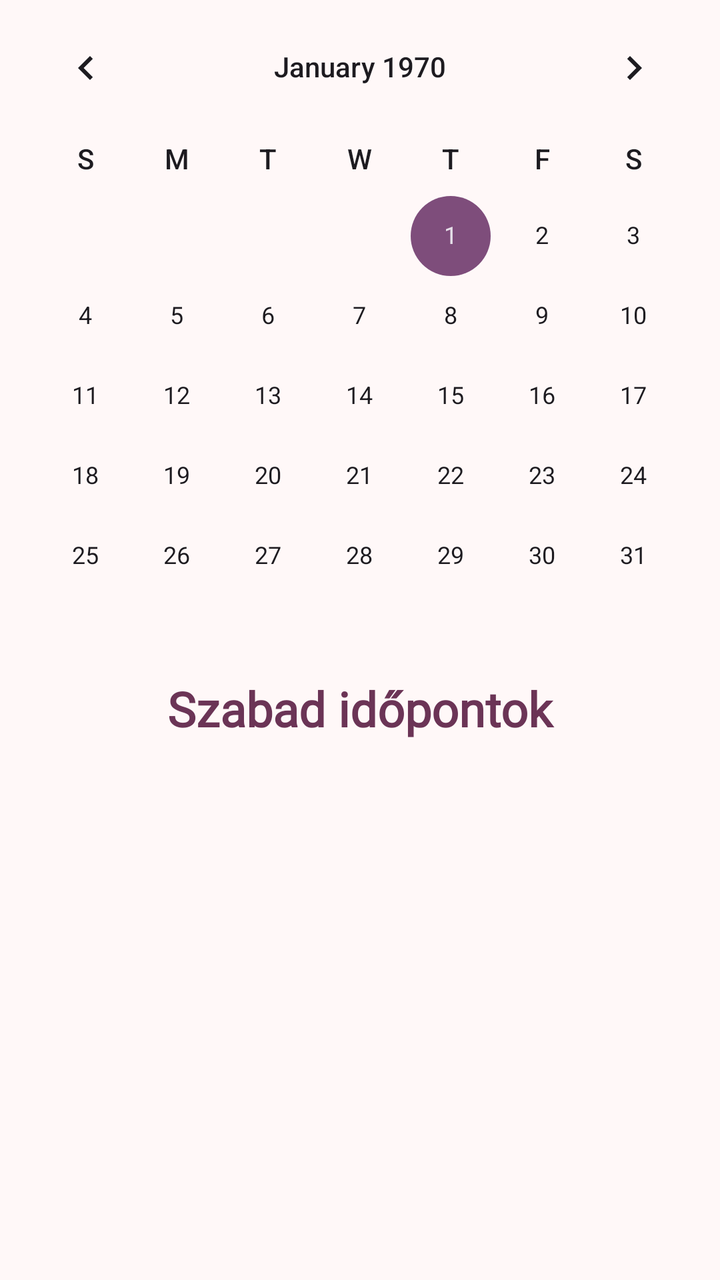
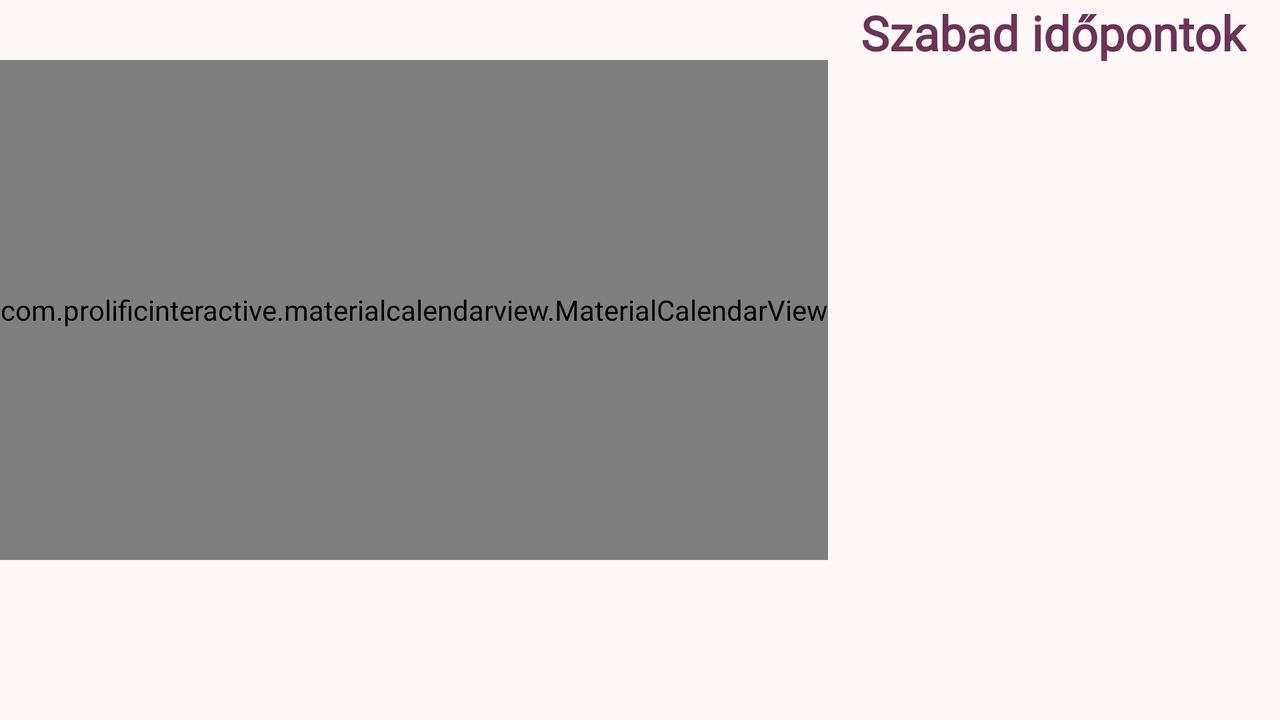

The same Android screen from two of the app's own layout files: first res/layout/ as a phone draws it, then the repository's variant for another configuration, drawn on a device whose configuration selects that folder. Both files follow.
<!-- AndroidManifest.xml: application theme Base.Theme.NailAppt -->
<!-- res/layout/fragment_booking.xml -->
<?xml version="1.0" encoding="utf-8"?>
<LinearLayout xmlns:android="http://schemas.android.com/apk/res/android"
    xmlns:tools="http://schemas.android.com/tools"
    android:layout_width="match_parent"
    android:layout_height="match_parent"
    xmlns:app="http://schemas.android.com/apk/res-auto"
    tools:context=".BookingFragment"
    android:orientation="vertical">

    <CalendarView
        android:id="@+id/calendar"
        android:layout_width="match_parent"
        android:layout_height="wrap_content"
        android:weekDayTextAppearance="@style/TextAppearance.AppCompat.Body2"
        app:layout_constraintBottom_toBottomOf="parent"
        app:layout_constraintEnd_toEndOf="parent"
        app:layout_constraintStart_toStartOf="parent"
        app:layout_constraintTop_toTopOf="parent">

    </CalendarView>

    <TextView
        android:id="@+id/freeAppTitle"
        android:layout_width="match_parent"
        android:layout_height="wrap_content"
        android:fontFamily="@font/jaldi"
        android:text="@string/freeappointments"
        android:textAlignment="center"
        android:textColor="@color/md_theme_onPrimaryContainer"
        android:textSize="24sp"
        android:textStyle="bold" />

    <androidx.recyclerview.widget.RecyclerView
        android:id="@+id/bookingRecycler"
        android:layout_width="match_parent"
        android:layout_height="0dp"
        android:layout_weight="1"
        android:layout_marginBottom="70dp"
        tools:listitem="@android:layout/activity_list_item"
        >

    </androidx.recyclerview.widget.RecyclerView>

</LinearLayout>
<!-- resources referenced by this layout -->
<resources>
  <color name="md_theme_onPrimaryContainer">#6B3456</color>
  <string name="freeappointments">Szabad időpontok</string>
  <color name="md_theme_primary">#864B6F</color>
  <color name="md_theme_onPrimary">#FFFFFF</color>
  <color name="md_theme_primaryContainer">#FFD8EB</color>
  <color name="md_theme_secondary">#7E4D7B</color>
  <color name="md_theme_onSecondary">#FFFFFF</color>
  <color name="md_theme_secondaryContainer">#FFD6F7</color>
  <color name="md_theme_onSecondaryContainer">#643662</color>
  <color name="md_theme_tertiary">#8C4A60</color>
  <color name="md_theme_onTertiary">#FFFFFF</color>
  <color name="md_theme_tertiaryContainer">#FFD9E2</color>
  <color name="md_theme_onTertiaryContainer">#703348</color>
  <color name="md_theme_error">#BA1A1A</color>
  <color name="md_theme_onError">#FFFFFF</color>
  <color name="md_theme_errorContainer">#FFDAD6</color>
  <color name="md_theme_onErrorContainer">#93000A</color>
  <color name="md_theme_background">#FFF8F8</color>
  <color name="md_theme_onBackground">#211A1D</color>
  <color name="md_theme_surface">#FFF8F8</color>
  <color name="md_theme_onSurface">#211A1D</color>
  <color name="md_theme_surfaceVariant">#F0DEE5</color>
  <color name="md_theme_onSurfaceVariant">#4F4349</color>
  <color name="md_theme_outline">#817379</color>
  <color name="md_theme_outlineVariant">#D3C2C9</color>
  <color name="md_theme_inverseSurface">#362E32</color>
  <color name="md_theme_inverseOnSurface">#FCEDF2</color>
  <color name="md_theme_inversePrimary">#FAB1D9</color>
  <color name="md_theme_primaryFixed">#FFD8EB</color>
  <color name="md_theme_onPrimaryFixed">#370729</color>
  <color name="md_theme_primaryFixedDim">#FAB1D9</color>
  <color name="md_theme_onPrimaryFixedVariant">#6B3456</color>
  <color name="md_theme_secondaryFixed">#FFD6F7</color>
  <color name="md_theme_onSecondaryFixed">#330834</color>
  <color name="md_theme_secondaryFixedDim">#EFB3E8</color>
  <color name="md_theme_onSecondaryFixedVariant">#643662</color>
  <color name="md_theme_tertiaryFixed">#FFD9E2</color>
  <color name="md_theme_onTertiaryFixed">#3A071D</color>
  <color name="md_theme_tertiaryFixedDim">#FFB1C8</color>
  <color name="md_theme_onTertiaryFixedVariant">#703348</color>
  <color name="md_theme_surfaceDim">#E4D6DB</color>
  <color name="md_theme_surfaceBright">#FFF8F8</color>
  <color name="md_theme_surfaceContainerLowest">#FFFFFF</color>
  <color name="md_theme_surfaceContainerLow">#FFF0F5</color>
  <color name="md_theme_surfaceContainer">#F9EAEF</color>
  <color name="md_theme_surfaceContainerHigh">#F3E4E9</color>
  <color name="md_theme_surfaceContainerHighest">#EDDFE4</color>
</resources>
<!-- res/layout-land/fragment_booking.xml (the repository's variant of the layout above) -->
<!-- drawn on the phone turned sideways -->
<?xml version="1.0" encoding="utf-8"?>
<LinearLayout xmlns:android="http://schemas.android.com/apk/res/android"
    xmlns:tools="http://schemas.android.com/tools"
    android:layout_width="match_parent"
    android:layout_height="match_parent"
    xmlns:app="http://schemas.android.com/apk/res-auto"
    tools:context=".BookingFragment"
    android:orientation="horizontal">

    <com.prolificinteractive.materialcalendarview.MaterialCalendarView
        android:id="@+id/calendarView"
        android:layout_width="wrap_content"
        android:layout_height="match_parent"
        android:layout_marginTop="30dp"
        app:mcv_firstDayOfWeek="monday"
        app:mcv_headerTextAppearance="@style/TextAppearance.AppCompat.Body2"
        app:mcv_selectionColor="@color/md_theme_onPrimaryContainer"
        app:mcv_showOtherDates="all"
        app:mcv_tileHeight="35dp"
        app:mcv_tileWidth="40dp"
        android:layout_marginBottom="80dp"
        />


    <RelativeLayout
        android:layout_width="0dp"
        android:layout_weight="1"
        android:layout_height="match_parent"
        android:orientation="vertical">

        <TextView
            android:id="@+id/freeAppTitle"
            android:layout_width="wrap_content"
            android:layout_height="wrap_content"
            android:layout_alignParentTop="true"
            android:layout_centerInParent="true"
            android:layout_centerHorizontal="false"
            android:layout_centerVertical="false"
            android:fontFamily="@font/jaldi"
            android:text="@string/freeappointments"
            android:textColor="@color/md_theme_onPrimaryContainer"
            android:textSize="24sp"
            android:textStyle="bold" />

    <androidx.recyclerview.widget.RecyclerView
        android:id="@+id/bookingRecycler"
        android:layout_width="match_parent"
        android:layout_height="match_parent"
        android:layout_below="@+id/freeAppTitle"
        android:layout_marginBottom="80dp"
        tools:listitem="@android:layout/activity_list_item"
        >
    </androidx.recyclerview.widget.RecyclerView>
    </RelativeLayout>
</LinearLayout>
